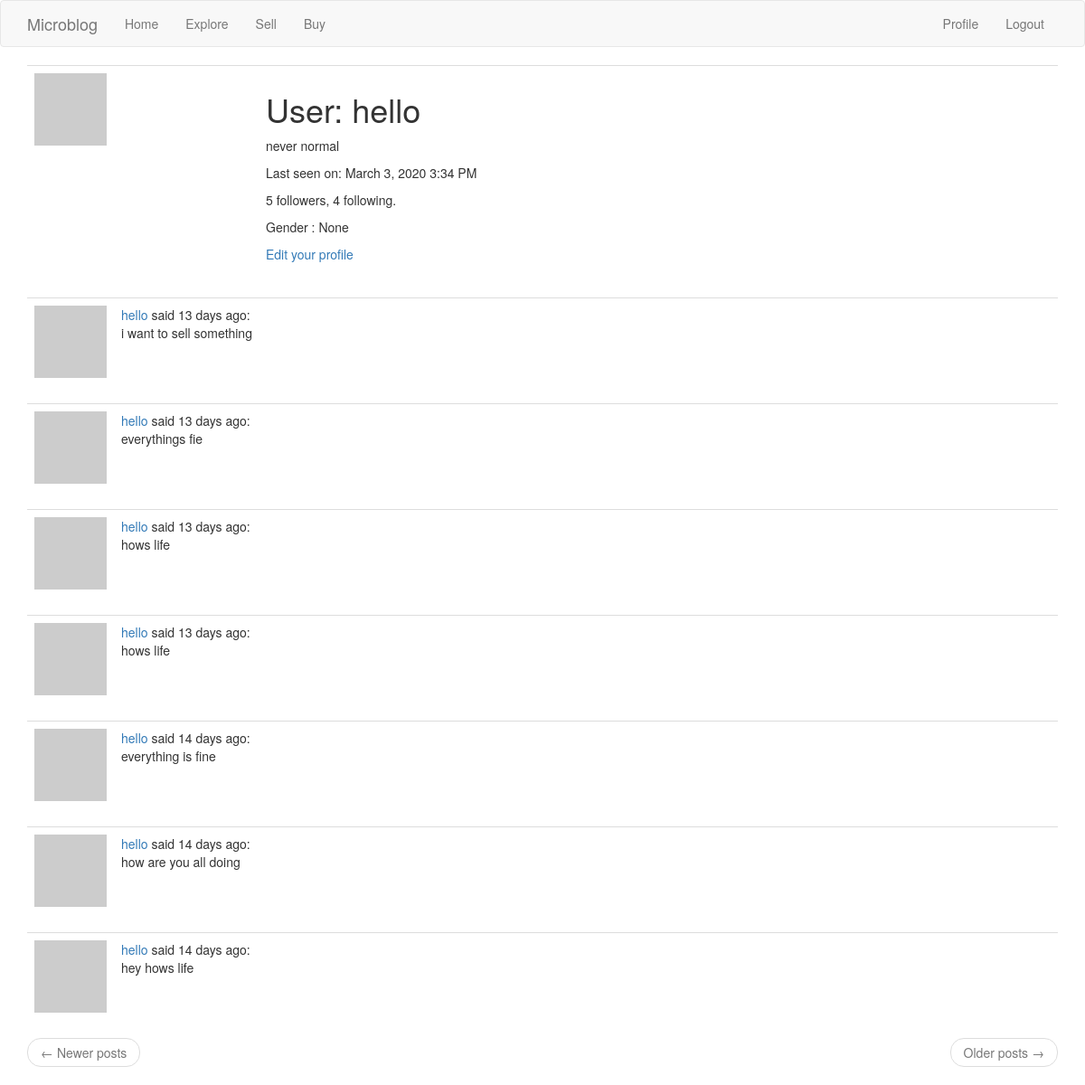
The page /user/hello (signed in) on the database its author committed.
### app/models.py (models this page shows, shortened)
class User(UserMixin, db.Model):
    id = db.Column(db.Integer, primary_key=True)
    username = db.Column(db.String(64), index=True, unique=True)
    email = db.Column(db.String(120), index=True, unique=True)
    password_hash = db.Column(db.String(128))
    about_me = db.Column(db.String(140))
    gender = db.Column(db.Boolean)
    followed = db.relationship(
        'User', secondary=followers,
        primaryjoin=(followers.c.follower_id == id),
        secondaryjoin=(followers.c.followed_id == id),
        backref=db.backref('followers', lazy='dynamic'), lazy='dynamic')
    last_seen = db.Column(db.DateTime, default=datetime.utcnow)
    posts = db.relationship('Post', backref='author', lazy='dynamic')
    products = db.relationship('Product', backref='author', lazy='dynamic')
    def avatar(self, size):
        digest = md5(self.email.lower().encode('utf-8')).hexdigest()
        return 'https://www.gravatar.com/avatar/{}?d=identicon&s={}'.format(
            digest, size)

class Post(db.Model):
    id = db.Column(db.Integer, primary_key=True)
    body = db.Column(db.String(140))
    timestamp = db.Column(db.DateTime, index=True, default=datetime.utcnow)
    user_id = db.Column(db.Integer, db.ForeignKey('user.id'))

### app/routes.py (the view)
@app.route('/user/<username>')
@login_required
def user(username):
    user = User.query.filter_by(username=username).first_or_404()
    page = request.args.get('page', 1, type=int)
    posts = user.posts.order_by(Post.timestamp.desc()).paginate(
        page, app.config['POSTS_PER_PAGE'], False)
    next_url = url_for('user', username=user.username, page=posts.next_num) \
        if posts.has_next else None
    prev_url = url_for('user', username=user.username, page=posts.prev_num) \
        if posts.has_prev else None
    return render_template('user.html', user=user, posts=posts.items,
                           next_url=next_url, prev_url=prev_url)

### app/models.py (called while the page is built)
@login.user_loader
def load_user(id):
    return User.query.get(int(id))

### app/routes.py (called while the page is built)
@app.before_request
def before_request():
    if current_user.is_authenticated:
        current_user.last_seen = datetime.utcnow()
        db.session.commit()

### app/templates/user.html
{% extends "base.html" %}
{% block app_content %}
    <table class="table table-hover">
        <tr>
            <td width="256px"><img src="{{ user.avatar(256) }}"></td>
            <td>
                <h1>User: {{ user.username }}</h1>
                {% if user.about_me %}<p>{{ user.about_me }}</p>{% endif %}
                {% if user.last_seen %}
                <p>Last seen on: {{ moment(user.last_seen).format('LLL') }}</p>
                {% endif %}
                <p>{{ user.followers.count() }} followers, {{ user.followed.count() }} following.</p>
                <p>Gender : {{ user.gender }}</p>
                {% if user == current_user %}
                <p><a href="{{ url_for('edit_profile') }}">Edit your profile</a></p>
                {% elif not current_user.is_following(user) %}
                <p><a href="{{ url_for('follow', username=user.username) }}">Follow</a></p>
                {% else %}
                <p><a href="{{ url_for('unfollow', username=user.username) }}">Unfollow</a></p>
                {% endif %}
            </td>
        </tr>
    </table>
    {% for post in posts %}
        {% include '_post.html' %}
    {% endfor %}
    <nav aria-label="...">
        <ul class="pager">
            <li class="previous{% if not prev_url %} disabled{% endif %}">
                <a href="{{ prev_url or '#' }}">
                    <span aria-hidden="true">&larr;</span> Newer posts
                </a>
            </li>
            <li class="next{% if not next_url %} disabled{% endif %}">
                <a href="{{ next_url or '#' }}">
                    Older posts <span aria-hidden="true">&rarr;</span>
                </a>
            </li>
        </ul>
    </nav>
{% endblock %}

### app/templates/_post.html
<table class="table table-hover">
        <tr>
            <td width="50px">
                <a href="{{ url_for('user', username=post.author.username) }}">
                    <img src="{{ post.author.avatar(50) }}" />
                </a>
            </td>
            <td>
                <a href="{{ url_for('user', username=post.author.username) }}">
                    {{ post.author.username }}
                </a>
                said {{ moment(post.timestamp).fromNow() }}:
                <br>
                {{ post.body }}
            </td>
        </tr>
    </table>

### rows shown on the page
User: username "hello", about_me "never normal", last_seen "March 3, 2020 3:34 PM", gender "None"
Post: author.username "hello", timestamp "13 days ago", body "i want to sell something"
Post: author.username "hello", timestamp "13 days ago", body "everythings fie"
Post: author.username "hello", timestamp "13 days ago", body "hows life"
Post: author.username "hello", timestamp "13 days ago", body "hows life"
Post: author.username "hello", timestamp "14 days ago", body "everything is fine"
Post: author.username "hello", timestamp "14 days ago", body "how are you all doing"
Post: author.username "hello", timestamp "14 days ago", body "hey hows life"

### other values the page prints
{{ user.followers.count() }} "5"
{{ user.followed.count() }} "4"
